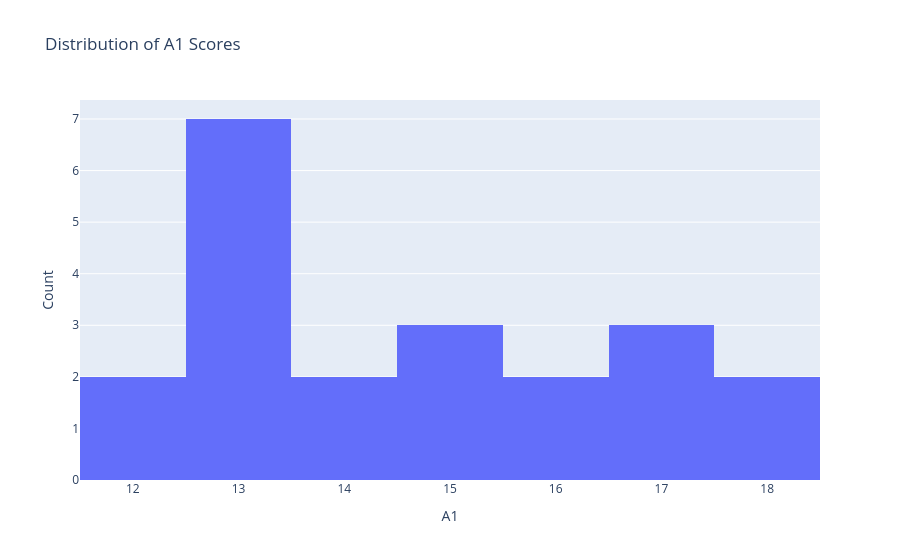
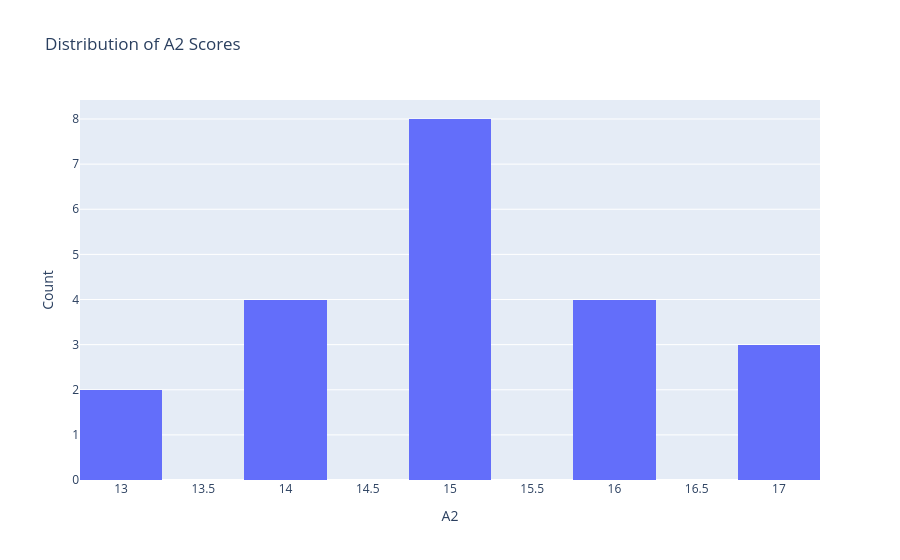
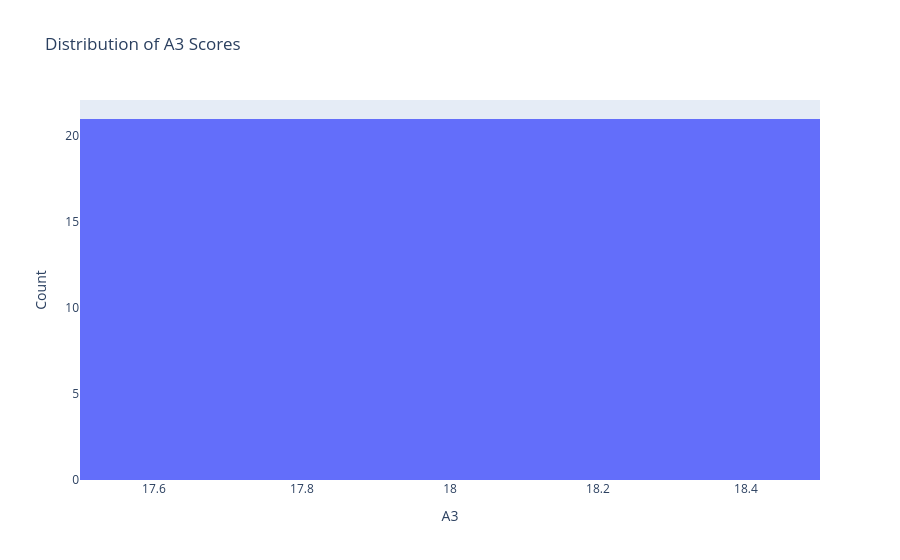
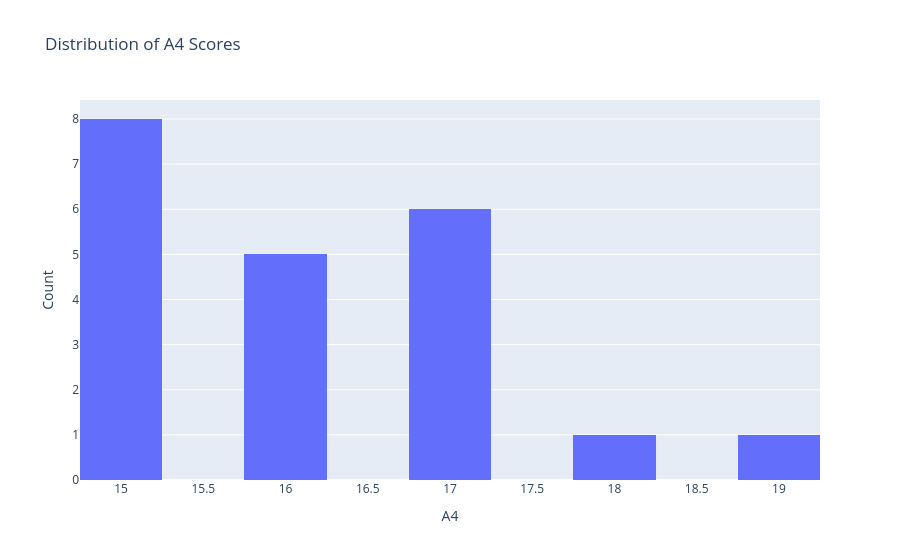

These figures' notebook cell, in order:
### Code cell
import plotly.express as px

cols = ["A1","A2","A3","A4","Total Weighted"]

for col in cols:
    fig = px.histogram(data, x=col, nbins=10, title=f"Distribution of {col} Scores")
    fig.update_layout(yaxis_title="Count")
    fig.show()

### Figure 1 — Plotly figure (JSON) as saved in the notebook; plotly's stock layout.template omitted (floating-point values rounded to 4 significant figures)
{"data": [{"alignmentgroup": "True", "bingroup": "x", "hovertemplate": "A1=%{x}<br>count=%{y}<extra></extra>", "legendgroup": "", "marker": {"color": "#636efa", "pattern": {"shape": ""}}, "name": "", "nbinsx": 10, "offsetgroup": "", "orientation": "v", "showlegend": false, "type": "histogram", "x": [18, 18, 17, 17, 17, 16, 16, 15, 15, 15, 14, 14, 13, 13, 13, 12, 13, 13, 13, 13, 12], "xaxis": "x", "yaxis": "y"}], "layout": {"barmode": "relative", "legend": {"tracegroupgap": 0}, "title": {"text": "Distribution of A1 Scores"}, "xaxis": {"anchor": "y", "domain": [0, 1], "title": {"text": "A1"}}, "yaxis": {"anchor": "x", "domain": [0, 1], "title": {"text": "Count"}}}}

### Figure 2 — Plotly figure (JSON) as saved in the notebook; plotly's stock layout.template omitted (floating-point values rounded to 4 significant figures)
{"data": [{"alignmentgroup": "True", "bingroup": "x", "hovertemplate": "A2=%{x}<br>count=%{y}<extra></extra>", "legendgroup": "", "marker": {"color": "#636efa", "pattern": {"shape": ""}}, "name": "", "nbinsx": 10, "offsetgroup": "", "orientation": "v", "showlegend": false, "type": "histogram", "x": [17, 16, 16, 15, 17, 17, 14, 16, 16, 15, 13, 13, 14, 15, 15, 15, 15, 15, 14, 14, 15], "xaxis": "x", "yaxis": "y"}], "layout": {"barmode": "relative", "legend": {"tracegroupgap": 0}, "title": {"text": "Distribution of A2 Scores"}, "xaxis": {"anchor": "y", "domain": [0, 1], "title": {"text": "A2"}}, "yaxis": {"anchor": "x", "domain": [0, 1], "title": {"text": "Count"}}}}

### Figure 3 — Plotly figure (JSON) as saved in the notebook; plotly's stock layout.template omitted (floating-point values rounded to 4 significant figures)
{"data": [{"alignmentgroup": "True", "bingroup": "x", "hovertemplate": "A3=%{x}<br>count=%{y}<extra></extra>", "legendgroup": "", "marker": {"color": "#636efa", "pattern": {"shape": ""}}, "name": "", "nbinsx": 10, "offsetgroup": "", "orientation": "v", "showlegend": false, "type": "histogram", "x": [18, 18, 18, 18, 18, 18, 18, 18, 18, 18, 18, 18, 18, 18, 18, 18, 18, 18, 18, 18, 18], "xaxis": "x", "yaxis": "y"}], "layout": {"barmode": "relative", "legend": {"tracegroupgap": 0}, "title": {"text": "Distribution of A3 Scores"}, "xaxis": {"anchor": "y", "domain": [0, 1], "title": {"text": "A3"}}, "yaxis": {"anchor": "x", "domain": [0, 1], "title": {"text": "Count"}}}}

### Figure 4 — Plotly figure (JSON) as saved in the notebook; plotly's stock layout.template omitted (floating-point values rounded to 4 significant figures)
{"data": [{"alignmentgroup": "True", "bingroup": "x", "hovertemplate": "A4=%{x}<br>count=%{y}<extra></extra>", "legendgroup": "", "marker": {"color": "#636efa", "pattern": {"shape": ""}}, "name": "", "nbinsx": 10, "offsetgroup": "", "orientation": "v", "showlegend": false, "type": "histogram", "x": [17, 16, 17, 18, 17, 19, 16, 17, 17, 16, 16, 15, 15, 15, 16, 15, 15, 17, 15, 15, 15], "xaxis": "x", "yaxis": "y"}], "layout": {"barmode": "relative", "legend": {"tracegroupgap": 0}, "title": {"text": "Distribution of A4 Scores"}, "xaxis": {"anchor": "y", "domain": [0, 1], "title": {"text": "A4"}}, "yaxis": {"anchor": "x", "domain": [0, 1], "title": {"text": "Count"}}}}
